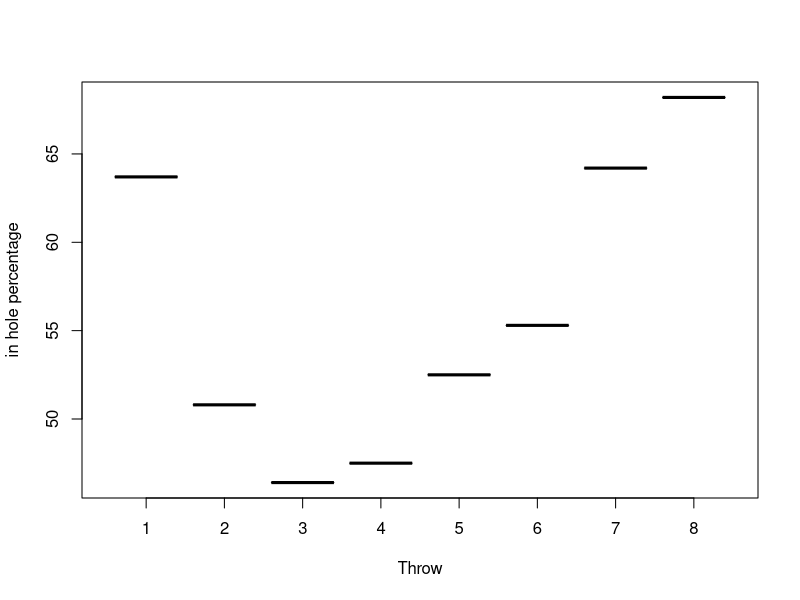
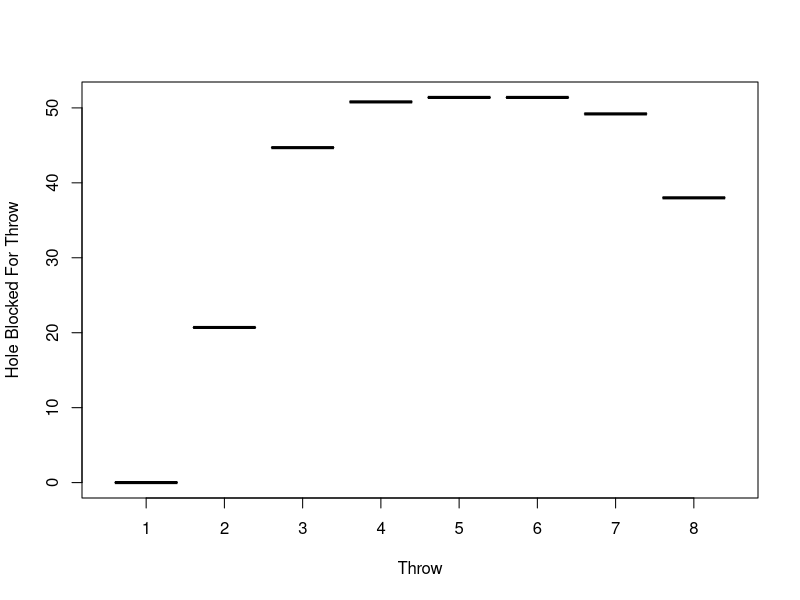

The R script that drew these images, in order:
## ---- chunk 1
library(readr)
library(tidyverse)
## ---- chunk 2
# data <- read.csv("STOR 538_ P1 - Sheet1.csv", header=TRUE, skip=1)
# data$Match. <- as.factor(data$Match.)
# data$Round. <- as.factor(data$Round.)
# data$Throw_Number <- as.factor(data$Throw_Number)
# data$Bag. <- as.factor(data$Bag.)


# data_cleaned <- data%>%
# filter(Round. != "FINAL")
## ---- chunk 3
## Pull data in
Master <- read.csv("master.csv", header=TRUE, skip=1)
Game_scores <- read.csv("Game_scores.csv", header=TRUE)
Round_scores <- read.csv("Round_scores.csv", header=TRUE)

Master$Match <- as.factor(Master$Match)
Master$Round <- as.factor(Master$Round)
Master$Throw_Number <- as.factor(Master$Throw_Number)
Master$Bag_Number <- as.factor(Master$Bag_Number)
## ---- chunk 4
## merge data

Cornhole <- merge(Master, Round_scores, by.x = c("Match", "Round"), by.y = c("Game_Number", "Round_Number"))
Cornhole <- merge(Cornhole, Game_scores, by.x = "Match", by.y = "Game_Number")
Cornhole <- Cornhole%>%
  select(-c("Player_1.y", "Player_2.y"))
## ---- chunk 5
head(Master)
## ---- chunk 6
Throw_breakdown <- Master%>%
  group_by(Throw_Number)%>%
  summarise(total = n(),
            in_hole_pct = round(sum(In_Hole)/total*100,1),
            on_board_pct = round(sum(On_Board)/total*100,1),
            missed_board_pct = round(sum(Missed_Board)/total*100,1),
            avg_Own_bags_dragged = sum(Own_Other_Bags_Dragged_In)/total,
            avg_Opponent_Bags_Dragged_In = sum(Opponent_Bags_Dragged_In)/total,
            avg_Own_Other_Bags_Knocked_Off = sum(Own_Other_Bags_Knocked_Off)/total,
            avg_Opponent_Other_Bags_Knocked_Off = sum(Opponent_Other_Bags_Knocked_Off)/total,
            Hole_Blocked_Before_Throw_pct = round(sum(as.numeric(Hole_Blocked_Before_Throw))/total*100,1),
            Hole_Blocked_After_pct = round(sum(Hole_Blocked_After_Throw)/total*100,1))

Throw_breakdown
## ---- chunk 7
in_hole_by_throw_plot <- plot(Throw_breakdown$Throw_Number, Throw_breakdown$in_hole_pct, xlab = "Throw", ylab = "in hole percentage")
in_hole_by_throw_plot
## ---- chunk 8
blocked_by_throw_plot <- plot(Throw_breakdown$Throw_Number, Throw_breakdown$Hole_Blocked_Before_Throw_pct, xlab = "Throw", ylab = "Hole Blocked For Throw")
blocked_by_throw_plot
## ---- chunk 9
## Average Toss Score (ATS)

by_round_ATS <- Cornhole%>%
  group_by(Match, Round, Thrower)%>%
  summarise(ATS = (sum(On_Board) + 3*sum(In_Hole))/4)
# by_round_stats <- by_round_stats[order(by_round_stats$ATS),]

by_game_ATS <- Cornhole%>%
  group_by(Match, Thrower)%>%
  summarise(total_throws = n(),
            ATS = (sum(On_Board) + 3*sum(In_Hole))/total_throws)%>%
  ungroup()


## ---- chunk 10
by_round_BC <- Cornhole%>%
  group_by(Match, Round, Thrower)%>%
  summarise(sum(Strategic_Block_Created))
by_round_BC

by_game_BC <- Cornhole%>%
  group_by(Match, Thrower)%>%
  summarise(total_throws = n(),
            BC = sum(Strategic_Block_Created),
            NBC = BC/total_throws)
by_game_BC
  

## ---- chunk 11

## ---- chunk 12

## ---- chunk 13
by_round_NBS <- Cornhole%>%
  group_by(Match, Round, Thrower)%>%
  summarise(flat_NBS = sum(Opponent_Other_Bags_Knocked_Off) - sum(Own_Other_Bags_Knocked_Off) + 2*sum(Own_Other_Bags_Dragged_In) - 2*sum(Opponent_Bags_Dragged_In))
by_round_NBS

by_game_NBS1 <- Cornhole%>%
  group_by(Match)%>%
  mutate(total_on_board = sum(On_Board))

by_game_NBS <- by_game_NBS1%>%
  group_by(Match, Thrower)%>%
  summarise(flat_NBS = sum(Opponent_Other_Bags_Knocked_Off) - sum(Own_Other_Bags_Knocked_Off) + 2*sum(Own_Other_Bags_Dragged_In) - 2*sum(Opponent_Bags_Dragged_In),
            norm_NBS = (sum(Opponent_Other_Bags_Knocked_Off) - sum(Own_Other_Bags_Knocked_Off) + 2*sum(Own_Other_Bags_Dragged_In) - 2*sum(Opponent_Bags_Dragged_In))/total_on_board)
by_game_NBS
